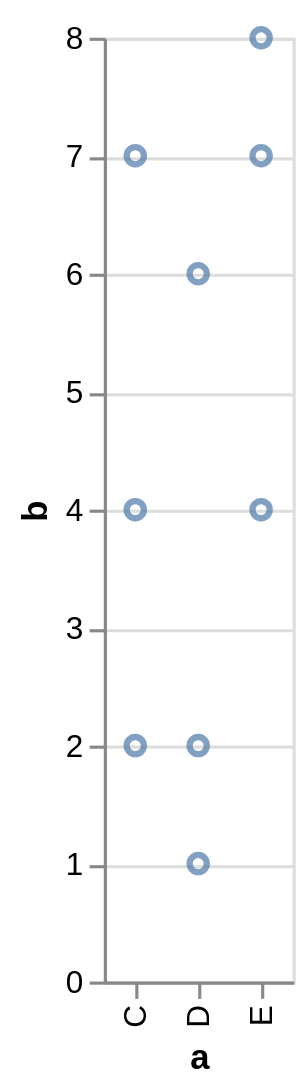

Vega-Lite specification for this chart:
### Vega-Lite specification from a JSON file in a GitHub repository (floating-point values rounded to 4 significant figures)
{"$schema": "https://vega.github.io/schema/vega-lite/v2.json", "data": {"values": [{"a": "C", "b": 2}, {"a": "C", "b": 7}, {"a": "C", "b": 4}, {"a": "D", "b": 1}, {"a": "D", "b": 2}, {"a": "D", "b": 6}, {"a": "E", "b": 8}, {"a": "E", "b": 4}, {"a": "E", "b": 7}]}, "mark": "point", "encoding": {"x": {"field": "a", "type": "nominal"}, "y": {"field": "b", "type": "quantitative"}}}
